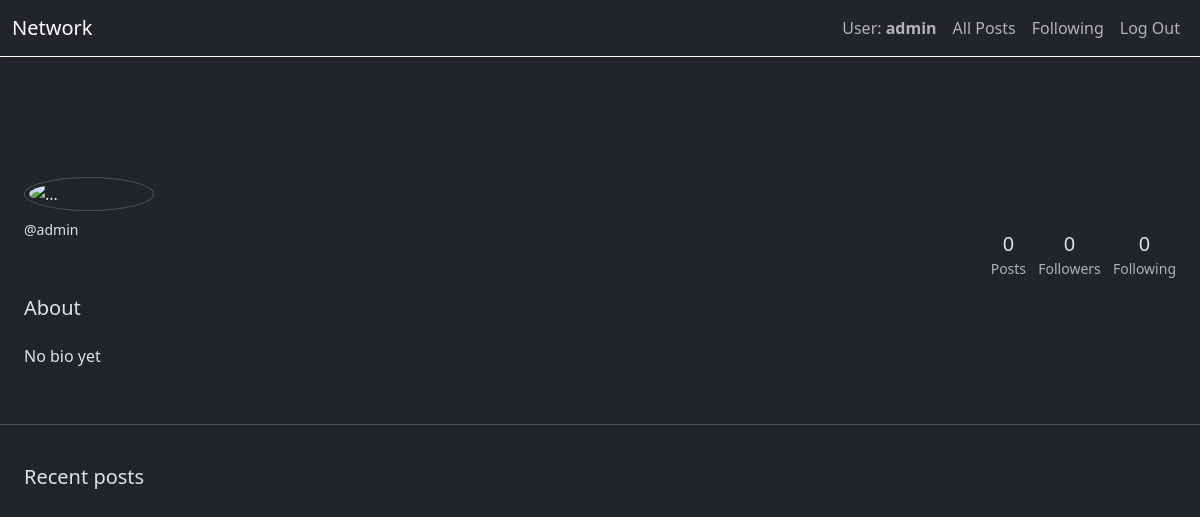
Page /profile/admin (signed in) on the earlier database version.
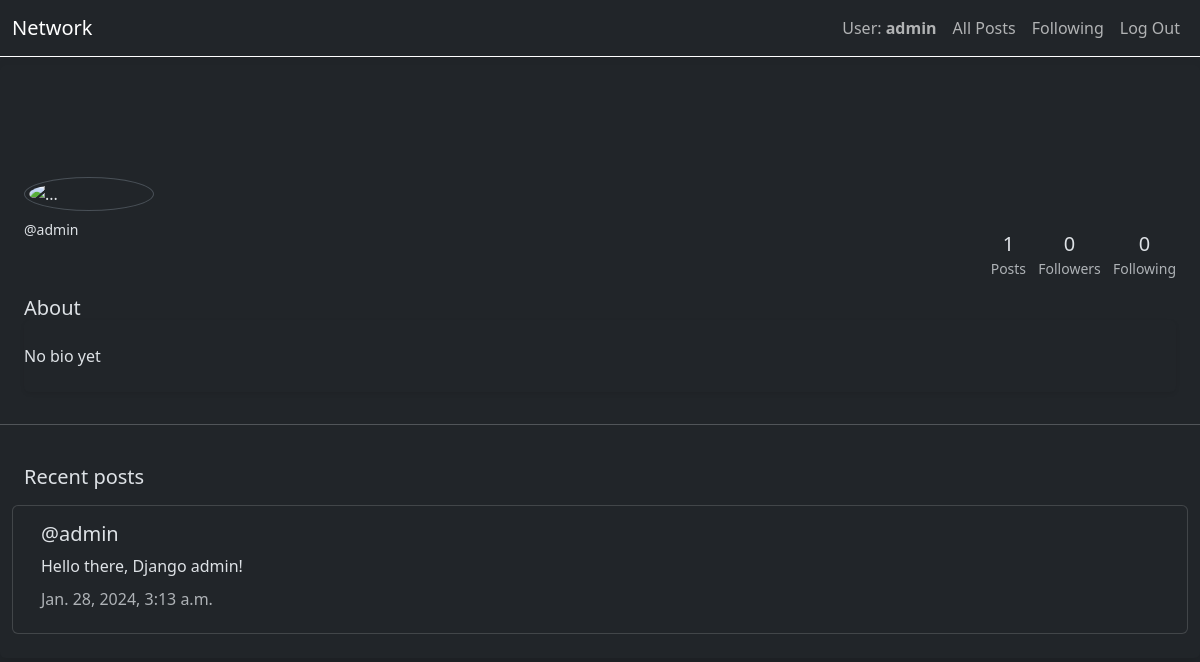
Same page on the later database version.
### network/models.py (models this page shows, shortened)
class User(AbstractUser):
    biography = models.CharField(max_length=150, blank=True, null=True)

class Post(models.Model):
    user = models.ForeignKey(User, on_delete=models.CASCADE, related_name='posts')
    content = models.TextField()
    timestamp = models.DateTimeField(auto_now_add=True)

### network/views.py (the view)
# urls.py: path("profile/<str:username>", views.profile, name="profile"),
@login_required
def profile(request, username):
    try:
        user = User.objects.get(username=username)
    except User.DoesNotExist:
        return render(request, 'network/profile.html', {"error": "This account doesn’t exist. Try searching for another."})
    profile = {
        "is_owner": user == request.user,
        "name": user.first_name,
        "username": user.username,
        "bio": user.biography if user.biography else 'No bio yet' ,
        "posts_number": user.posts.count(),
        "followers": user.followers.count(),
        "following": user.following.count(),
        "posts": user.posts.all(),
    }
    return render(request, 'network/profile.html', {
        "profile": profile,
    })

### network/templates/network/profile.html (shortened to what this page needs)
{% extends "network/layout.html" %}
{% load static %}
{% block body %}
<div class="shadow rounded overflow-hidden mt-2">
    <div class="px-4 pt-0 cover">
        <div class="media d-inline-block profile-head position-relative">
            <div class="profile mr-3 d-flex justify-content-between">
                <img src="https://th.bing.com/th/id/OIP.3MlyY6tvMoIj3wqrC00g-wAAAA?rs=1&pid=ImgDetMain" alt="..." width="130" class="rounded-circle mb-2 img-thumbnail">
            </div>
            <div class="media-body mb-3 ">
                <p class="small mb-4"> @{{ profile.username }}</p>
            </div>
        </div>
    </div>
    <div class="px-4 d-flex flex-column align-items-end text-center stats">
        <ul class="list-inline mb-0">
            <li class="list-inline-item">
                <h5 class="font-weight-bold mb-0 d-block">{{ profile.posts_number }}</h5>
                <small class="text-muted"> Posts</small>
            </li>
            <li class="list-inline-item">
                <h5 class="font-weight-bold mb-0 d-block">{{ profile.followers }}</h5>
                <small class="text-muted"> Followers</small>
            </li>
            <li class="list-inline-item">
                <h5 class="font-weight-bold mb-0 d-block">{{ profile.following }}</h5>
                <small class="text-muted"> Following</small>
            </li>
        </ul>
    </div>
    <div class="px-4 py-3 ">
        <h5 class="mb-0">About</h5>
        <div class="py-4 rounded shadow-sm">
            <p class="font-italic mb-0">{{ profile.bio }}</p>
        </div>
    </div>
    <hr>
    <div class="py-4 px-4">
        <div class="d-flex align-items-center justify-content-between mb-3">
            <h5 class="mb-0">Recent posts</h5>
        </div>
        <div class="row">
            {% for post in profile.posts %}
            <div class="card">
                <div class="card-body">
                    <h5 class="card-title">@{{ post.user.username }}</h5>
                    <p class="card-text">{{ post.content }}</p>
                    <h6 class="card-subtitle mb-2 text-body-secondary">{{ post.timestamp }}</h6>
                </div>
            </div>
            {% endfor %}
        </div>
    </div>
{% endblock %}

### network/templates/network/layout.html (shortened to what this page needs)
{% load static %}
<!DOCTYPE html>
<html lang="en" data-bs-theme="dark">
    <head>
        <link href="https://cdn.jsdelivr.net/npm/bootstrap@5.3.2/dist/css/bootstrap.min.css" rel="stylesheet">
        <link href="{% static 'network/styles.css' %}" rel="stylesheet">
    </head>
    <body>
        <nav class="navbar navbar-expand-lg border-bottom border-white">
            <div class="container-fluid">
                <a class="navbar-brand" href="#">Network</a>
                <div class="collapse navbar-collapse" id="navbarNavAltMarkup">
                    <ul class="navbar-nav ms-auto">
                      {% if user.is_authenticated %}
                          <li class="nav-item">
                              <a class="nav-link" href="{% url 'profile' request.user %}"> User: <strong>{{ user.username }}</strong></a>
                          </li>
                      {% endif %}
                      <li class="nav-item">
                        <a class="nav-link" href="{% url 'index' %}">All Posts</a>
                      </li>
                      {% if user.is_authenticated %}
                          <li class="nav-item">
                              <a class="nav-link" href="#">Following</a>
                          </li>
                          <li class="nav-item">
                              <a class="nav-link" href="{% url 'logout' %}">Log Out</a>
                          </li>
                      {% endif %}
                    </ul>
                  </div>
            </div>
        </nav>
        <div class="body">
            {% block body %}
            {% endblock %}
        </div>
    </body>
</html>

### network/static/network/styles.css (style rules this page uses)
.profile-head { transform: translateY(7rem) }
.cover { background-image: url(https://images.unsplash.com/photo-1530305408560-82d13781b33a?ixlib=rb-1.2.1&ixid=eyJhcHBfaWQiOjEyMDd9&auto=format&fit=crop&w=1352&q=80); background-size: cover; background-repeat: no-repeat }

Differences in the rows shown:
added Post: user.username "admin", content "Hello there, Django admin!", timestamp "Jan. 28, 2024, 3:13 a.m."
Other differences:
{{ profile.posts_number }}: "0" → "1"
